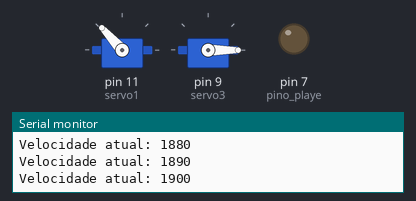
Bench run of a sketch on a simulated Arduino Uno, built with avr-gcc and run on an emulated ATmega328P. Shown: 2 × servo, output pins drawn as LEDs (lit = HIGH), the last lines printed to the serial monitor.

Above: at 4.66 s.
At 6.2 s:
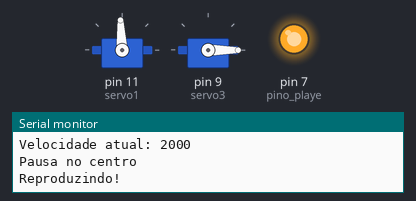
At 7.2 s:
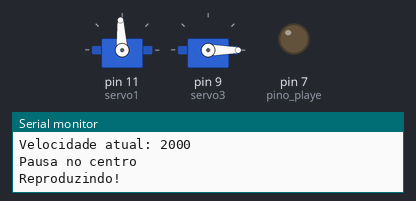
At 18.09 s:
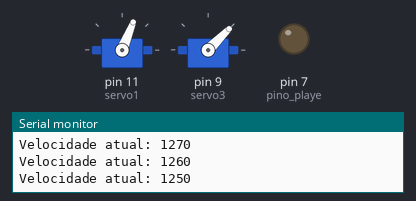
At 22.9 s:
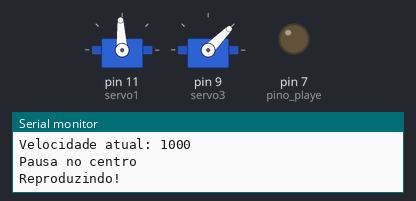
At 30.7 s:
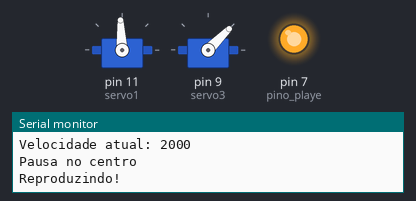
Timing chart, 0 to 40.0 s (numbered marks = the images above):
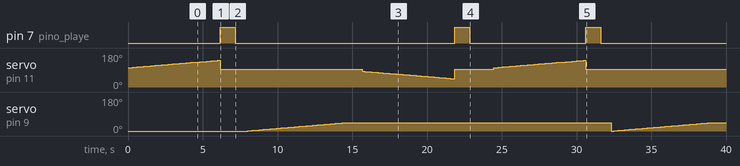

Measured:
- by itself, pin 7 (pino_playe): goes HIGH 1.0 s, LOW 14.7 s, HIGH 1.0 s, LOW 7.8 s, HIGH 1.0 s, then LOW
- by itself, servo on pin 9 (servo3): 0° → 1° at 8.0 s, → 2° 0.15 s later, → 3° 0.15 s later, → 4° 0.15 s later, … (91 changes in this stretch)

The sketch:

Projeto_1_2_Posicao90.ino
```cpp
/* MakerQuest - Projeto_1.3_Movimentos_Automáticos - Versão:1.0 Ago24 */
/*       Manuais&Códigos disponíveis em www.makerquest.com.br         */

#include <Servo.h>

// Definição dos objetos servos do braço robótico
Servo servo1;  // Cria objeto servo para controlar o servo1 - BASE
Servo servo2;  // Cria objeto servo para controlar o servo2 - OMBRO
Servo servo3;  // Cria objeto servo para controlar o servo3 - COTOVELO
Servo servo4;  // Cria objeto servo para controlar o servo4 - GARRA

// Pino ligado ao REC do modulo
int pino_rec = 6;
// Pino ligado ao P-E (PLAYE) do modulo
int pino_playe = 7 ;

// Variáveis
int pos = 0;    // Variável para armazenar a posição do servo
int velocidade = 1500;

void setup() {

  Serial.begin(9600);
  // Anexa o objeto servo ao pino
  servo1.attach(11);  // Anexa o servo no pino 11 - BASE
  // servo2.attach(10);  // Anexa o servo no pino 10 - OMBRO
  servo3.attach(9);   // Anexa o servo no pino 9 - COTOVELO
  //servo4.attach(6);   // Anexa o servo no pino 6 - GARRA

  // Configura as posições iniciais dos servos
  servo1.write(360);   // BASE: posição inicial de 90 graus
  servo2.write(90);   // OMBRO: posição inicial de 90 graus
  servo3.write(0);   // COTOVELO: posição inicial de 60 graus
  servo4.write(160);  // GARRA: posição inicial de 160 graus

  //pinMode(pino_rec, OUTPUT); //REC
  pinMode(pino_playe, OUTPUT); //PLAYER
}

void loop() {
  // Movimento do servo1 (BASE) de 45 graus a 90 graus
  // for (pos = 45; pos <= 90; pos += 1) {
  //   servo1.write(pos);          // Move o servo1 para a posição 'pos'
  //   delay(15);                  // Aguarda 15 ms para o servo alcançar a posição
  // }


  Serial.println("Movimento: Sentido horário");
  for (velocidade = 1600; velocidade <= 2000; velocidade += 10) { // 1600 até 2000 para controle da velocidade
    servo1.writeMicroseconds(velocidade); // Ajusta a velocidade no sentido horário
    Serial.print("Velocidade atual: ");
    Serial.println(velocidade);
    delay(150);  // Ajuste do tempo de espera para suavidade
  }

  Serial.println("Pausa no centro");
  servo1.writeMicroseconds(1500);  // 1500 é geralmente o ponto central (servo parado)

  digitalWrite(pino_playe, HIGH);
  Serial.println("Reproduzindo!");
  delay(1000);  // Pausa por 1 segundo
  digitalWrite(pino_playe, LOW);
  // Movimento do servo2 (OMBRO) de 90 graus a 135 graus
  for (pos = 90; pos <= 135; pos += 1) {
    servo2.write(pos);          // Move o servo2 para a posição 'pos'
    delay(15);                  // Aguarda 15 ms para o servo alcançar a posição
  }

  // Movimento do servo3 (COTOVELO) de 60 graus a 75 graus
  for (pos = 0; pos <= 45; pos += 1) {
    servo3.write(pos);          // Move o servo3 para a posição 'pos'
    delay(150);                  // Aguarda 15 ms para o servo alcançar a posição
  }

  // Movimento do servo4 (GARRA) de 160 graus a 100 graus
  for (pos = 160; pos >= 100; pos -= 1) {
    servo4.write(pos);          // Move o servo4 para a posição 'pos'
    delay(15);                  // Aguarda 15 ms para o servo alcançar a posição
  }

  // Movimento do servo1 (BASE) de 90 graus a 45 graus
  // for (pos = 90; pos >= 45; pos -= 1) {
  //   servo1.write(pos);          // Move o servo1 para a posição 'pos'
  //   delay(15);                  // Aguarda 15 ms para o servo alcançar a posição
  // }

  //Serial.println("Movimento: Sentido anti-horário");
  for (velocidade = 1400; velocidade >= 1000; velocidade -= 10) { // 1400 até 1000 para controle da velocidade
    servo1.writeMicroseconds(velocidade); // Ajusta a velocidade no sentido anti-horário
    Serial.print("Velocidade atual: ");
    Serial.println(velocidade);
    delay(150);  // Ajuste do tempo de espera para suavidade
  }

  // Pausa no centro novamente (parado)
  Serial.println("Pausa no centro");
  servo1.writeMicroseconds(1500);  // 1500 é o ponto central (servo parado)
  digitalWrite(pino_playe, HIGH);
  Serial.println("Reproduzindo!");
  delay(1000);
  digitalWrite(pino_playe, LOW);

  // Movimento do servo2 (OMBRO) de 135 graus a 90 graus
  for (pos = 135; pos >= 90; pos -= 1) {
    servo2.write(pos);          // Move o servo2 para a posição 'pos'
    delay(15);                  // Aguarda 15 ms para o servo alcançar a posição
  }

  // Movimento do servo3 (COTOVELO) de 75 graus a 60 graus
  // for (pos = 45; pos >= 0; pos -= 1) {
  //   servo3.write(pos);          // Move o servo3 para a posição 'pos'
  //   delay(150);                  // Aguarda 15 ms para o servo alcançar a posição
  // }

  // Movimento do servo4 (GARRA) de 100 graus a 160 graus
  for (pos = 100; pos <= 160; pos += 1) {
    servo4.write(pos);          // Move o servo4 para a posição 'pos'
    delay(15);                  // Aguarda 15 ms para o servo alcançar a posição
  }
}
/* MakerQuest - Projeto_1.3_Movimentos_Automáticos - Versão:1.0 Ago24 */
/*       Manuais&Códigos disponíveis em www.makerquest.com.br         */
```
